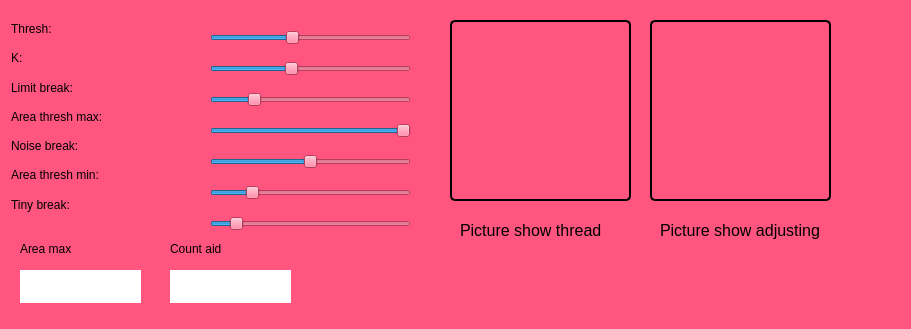
     <widget class="QWidget" name="adjust_aid" native="true">
      <property name="geometry">
       <rect>
        <x>60</x>
        <y>290</y>
        <width>911</width>
        <height>329</height>
       </rect>
      </property>
      <property name="styleSheet">
       <string notr="true">background-color: rgb(255, 85, 127);</string>
      </property>
      <widget class="QLabel" name="space_image_aid">
       <property name="geometry">
        <rect>
         <x>650</x>
         <y>20</y>
         <width>181</width>
         <height>181</height>
        </rect>
       </property>
       <property name="styleSheet">
        <string notr="true">border: 2px solid black;
                border-radius: 5px;
                padding: 10px;</string>
       </property>
       <property name="text">
        <string/>
       </property>
      </widget>
      <widget class="QLabel" name="label_52">
       <property name="geometry">
        <rect>
         <x>660</x>
         <y>220</y>
         <width>171</width>
         <height>21</height>
        </rect>
       </property>
       <property name="font">
        <font>
         <pointsize>12</pointsize>
        </font>
       </property>
       <property name="text">
        <string>Picture show adjusting</string>
       </property>
      </widget>
      <widget class="QWidget" name="layoutWidget_6">
       <property name="geometry">
        <rect>
         <x>210</x>
         <y>20</y>
         <width>201</width>
         <height>227</height>
        </rect>
       </property>
       <layout class="QVBoxLayout" name="verticalLayout_8">
        <item>
         <widget class="QSlider" name="value_thresh_aid">
          <property name="maximum">
           <number>255</number>
          </property>
          <property name="pageStep">
           <number>1</number>
          </property>
          <property name="value">
           <number>103</number>
          </property>
          <property name="orientation">
           <enum>Qt::Horizontal</enum>
          </property>
         </widget>
        </item>
        <item>
         <widget class="QSlider" name="value_k_aid">
          <property name="maximum">
           <number>5</number>
          </property>
          <property name="pageStep">
           <number>1</number>
          </property>
          <property name="value">
           <number>2</number>
          </property>
          <property name="orientation">
           <enum>Qt::Horizontal</enum>
          </property>
         </widget>
        </item>
        <item>
         <widget class="QSlider" name="value_area_thresh_aid_limit">
          <property name="maximum">
           <number>5000</number>
          </property>
          <property name="singleStep">
           <number>10</number>
          </property>
          <property name="pageStep">
           <number>1</number>
          </property>
          <property name="value">
           <number>1000</number>
          </property>
          <property name="orientation">
           <enum>Qt::Horizontal</enum>
          </property>
         </widget>
        </item>
        <item>
         <widget class="QSlider" name="value_area_thresh_aid_max">
          <property name="maximum">
           <number>5000</number>
          </property>
          <property name="singleStep">
           <number>10</number>
          </property>
          <property name="pageStep">
           <number>1</number>
          </property>
          <property name="value">
           <number>5000</number>
          </property>
          <property name="orientation">
           <enum>Qt::Horizontal</enum>
          </property>
         </widget>
        </item>
        <item>
         <widget class="QSlider" name="value_area_thresh_aid_noise">
          <property name="maximum">
           <number>10000</number>
          </property>
          <property name="pageStep">
           <number>1</number>
          </property>
          <property name="value">
           <number>5000</number>
          </property>
          <property name="orientation">
           <enum>Qt::Horizontal</enum>
          </property>
         </widget>
        </item>
        <item>
         <widget class="QSlider" name="value_area_thresh_aid_min">
          <property name="maximum">
           <number>10000</number>
          </property>
          <property name="pageStep">
           <number>1</number>
          </property>
          <property name="value">
           <number>1900</number>
          </property>
          <property name="orientation">
           <enum>Qt::Horizontal</enum>
          </property>
         </widget>
        </item>
        <item>
         <widget class="QSlider" name="value_area_thresh_aid_tiny">
          <property name="maximum">
           <number>10000</number>
          </property>
          <property name="pageStep">
           <number>1</number>
          </property>
          <property name="value">
           <number>1000</number>
          </property>
          <property name="orientation">
           <enum>Qt::Horizontal</enum>
          </property>
         </widget>
        </item>
       </layout>
      </widget>
      <widget class="QLabel" name="area_thresh_aid_max">
       <property name="geometry">
        <rect>
         <x>11</x>
         <y>109</y>
         <width>191</width>
         <height>16</height>
        </rect>
       </property>
       <property name="text">
        <string>Area thresh max:</string>
       </property>
      </widget>
      <widget class="QLabel" name="k_aid">
       <property name="geometry">
        <rect>
         <x>11</x>
         <y>50</y>
         <width>191</width>
         <height>16</height>
        </rect>
       </property>
       <property name="text">
        <string>K:</string>
       </property>
      </widget>
      <widget class="QLabel" name="thresh_aid">
       <property name="geometry">
        <rect>
         <x>11</x>
         <y>21</y>
         <width>191</width>
         <height>16</height>
        </rect>
       </property>
       <property name="text">
        <string>Thresh:</string>
       </property>
      </widget>
      <widget class="QLabel" name="area_thresh_aid_min">
       <property name="geometry">
        <rect>
         <x>11</x>
         <y>167</y>
         <width>191</width>
         <height>16</height>
        </rect>
       </property>
       <property name="text">
        <string>Area thresh min:</string>
       </property>
      </widget>
      <widget class="QLabel" name="space_image_aid_thread">
       <property name="geometry">
        <rect>
         <x>450</x>
         <y>20</y>
         <width>181</width>
         <height>181</height>
        </rect>
       </property>
       <property name="styleSheet">
        <string notr="true">border: 2px solid black;
                border-radius: 5px;
                padding: 10px;</string>
       </property>
       <property name="text">
        <string/>
       </property>
      </widget>
      <widget class="QLabel" name="label_53">
       <property name="geometry">
        <rect>
         <x>460</x>
         <y>220</y>
         <width>161</width>
         <height>21</height>
        </rect>
       </property>
       <property name="font">
        <font>
         <pointsize>12</pointsize>
        </font>
       </property>
       <property name="text">
        <string>Picture show thread</string>
       </property>
      </widget>
      <widget class="QLabel" name="value_area_aid_show">
       <property name="geometry">
        <rect>
         <x>20</x>
         <y>270</y>
         <width>121</width>
         <height>33</height>
        </rect>
       </property>
       <property name="styleSheet">
        <string notr="true">background-color: rgb(255, 255, 255);</string>
       </property>
       <property name="text">
        <string/>
       </property>
      </widget>
      <widget class="QLabel" name="result_area_9">
       <property name="geometry">
        <rect>
         <x>20</x>
         <y>232</y>
         <width>121</width>
         <height>34</height>
        </rect>
       </property>
       <property name="text">
        <string>Area max</string>
       </property>
      </widget>
      <widget class="QLabel" name="area_thresh_aid_limit">
       <property name="geometry">
        <rect>
         <x>11</x>
         <y>80</y>
         <width>191</width>
         <height>16</height>
        </rect>
       </property>
       <property name="text">
        <string>Limit break:</string>
       </property>
      </widget>
      <widget class="QLabel" name="value_count_aid">
       <property name="geometry">
        <rect>
         <x>170</x>
         <y>270</y>
         <width>121</width>
         <height>33</height>
        </rect>
       </property>
       <property name="styleSheet">
        <string notr="true">background-color: rgb(255, 255, 255);</string>
       </property>
       <property name="text">
        <string/>
       </property>
      </widget>
      <widget class="QLabel" name="result_area_10">
       <property name="geometry">
        <rect>
         <x>170</x>
         <y>232</y>
         <width>121</width>
         <height>34</height>
        </rect>
       </property>
       <property name="text">
        <string>Count aid</string>
       </property>
      </widget>
      <widget class="QLabel" name="area_thresh_aid_tiny">
       <property name="geometry">
        <rect>
         <x>11</x>
         <y>197</y>
         <width>191</width>
         <height>16</height>
        </rect>
       </property>
       <property name="text">
        <string>Tiny break:</string>
       </property>
      </widget>
      <widget class="QLabel" name="area_thresh_aid_noise">
       <property name="geometry">
        <rect>
         <x>11</x>
         <y>138</y>
         <width>191</width>
         <height>16</height>
        </rect>
       </property>
       <property name="text">
        <string>Noise break:</string>
       </property>
      </widget>
      <widget class="QLabel" name="space_picture_apply_2">
       <property name="geometry">
        <rect>
         <x>450</x>
         <y>-260</y>
         <width>320</width>
         <height>250</height>
        </rect>
       </property>
       <property name="styleSheet">
        <string notr="true">border: 2px solid black;
                border-radius: 5px;
                padding: 10px;</string>
       </property>
       <property name="text">
        <string/>
       </property>
      </widget>
     </widget>
